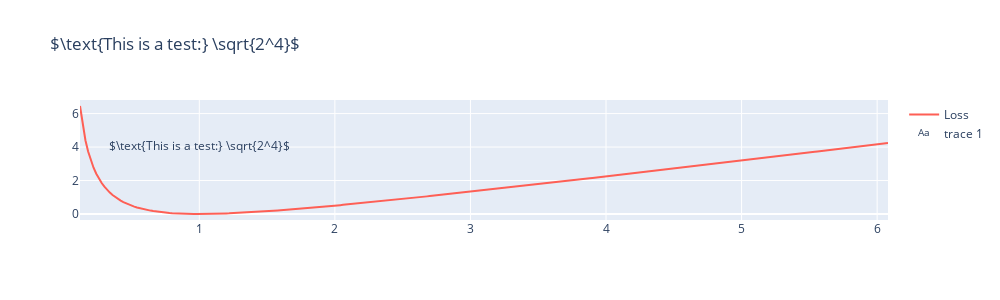

Notebook code cell kept with this figure:
### Code cell
x = [(i+5)/50 for i in range(1,300 )]
y = [1/x_+x_-2 for x_ in x]
fig = go.Figure(
    data=[
        go.Scatter(x=x, y=y,
                    mode="lines",
                    name="Loss",
                    line=dict(color="#FE5F55", width=2)
        ),
        go.Scatter(x=[1], y=[4],
                    mode="text",
                    text=r"$\text{This is a test:} \sqrt{2^4}$"
        )
    ],
    layout=go.Layout(width=1000, height=300,
                    title=r"$\text{This is a test:} \sqrt{2^4}$"
                    )
)
fig.show()

### Figure 1 — Plotly figure (JSON) as saved in the notebook; plotly's stock layout.template omitted (floating-point values rounded to 4 significant figures; data arrays with more than 128 entries replaced by an {"elided": "..."} marker saying what was removed)
{"data": [{"line": {"color": "#FE5F55", "width": 2}, "mode": "lines", "name": "Loss", "type": "scatter", "x": {"elided": "299 float values"}, "y": {"elided": "299 float values"}}, {"mode": "text", "text": "$\\text{This is a test:} \\sqrt{2^4}$", "type": "scatter", "x": [1], "y": [4]}], "layout": {"height": 300, "title": {"text": "$\\text{This is a test:} \\sqrt{2^4}$"}, "width": 1000}}
